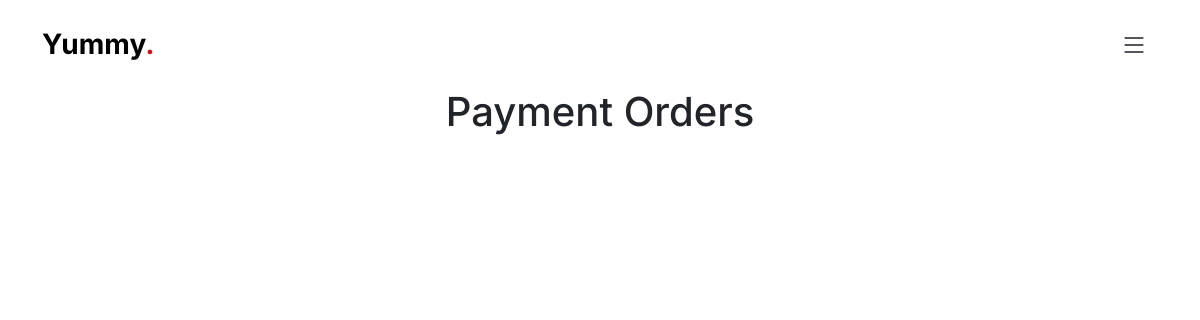
The app's page /admin.php, older data.
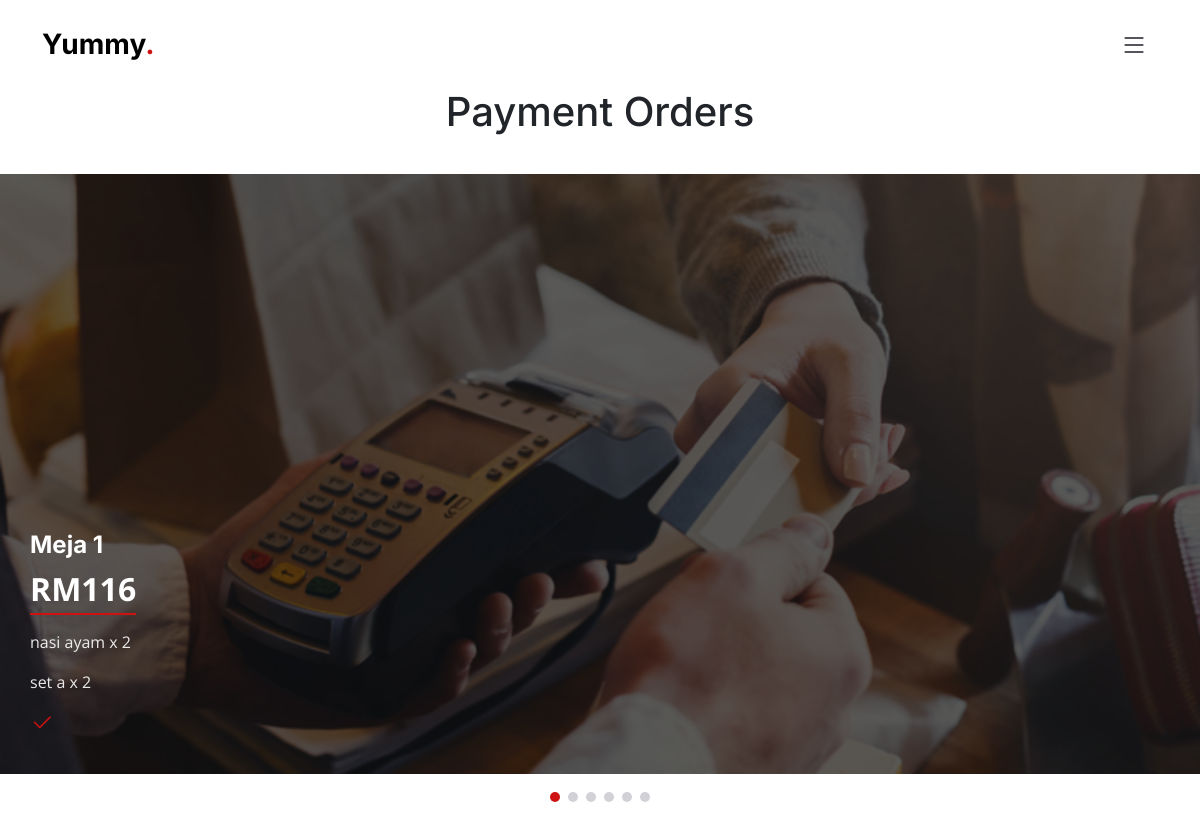
The same page, newer data.
### tables this page shows
CREATE TABLE IF NOT EXISTS `pesanan` (
  `id` int(8) NOT NULL AUTO_INCREMENT,
  `ref` varchar(255) NOT NULL,
  `tablen` int(8) NOT NULL,
  `item` text NOT NULL,
  `name` text NOT NULL,
  `image` text NOT NULL,
  `quantity` text NOT NULL,
  `tquantity` text NOT NULL,
  `price` text NOT NULL,
  `tprice` text NOT NULL,
  `timedate` text NOT NULL,
  `foodstate` int(11) NOT NULL,
  PRIMARY KEY (`id`)
);

### assets/controller/dbcontroller.php (called while the page is built, shortened)
<?php
class DBController
{
	private $host = "localhost";
	private $user = "root";
	private $password = "";
	private $database = "pesanmakanan";
	private $conn;
	function __construct()
	{
		$this->conn = $this->connectDB();
	}
	function connectDB()
	{
		$conn = mysqli_connect($this->host, $this->user, $this->password, $this->database);
		return $conn;
	}
	function runQuery($query)
	{
		$result = mysqli_query($this->conn, $query);
		while ($row = mysqli_fetch_assoc($result)) {
			$resultset[] = $row;
		}
		if (!empty($resultset))
			return $resultset;
	}
}
?>

### admin.php (the view, shortened to what this page needs)
<?php
require_once("assets/controller/dbcontroller.php");
$db_handle = new DBController();
?>
<!DOCTYPE html>
<html lang="en">
<head>
    <link href="assets/vendor/bootstrap/css/bootstrap.min.css" rel="stylesheet">
    <link href="assets/vendor/bootstrap-icons/bootstrap-icons.css" rel="stylesheet">
    <link href="assets/vendor/aos/aos.css" rel="stylesheet">
    <link href="assets/vendor/glightbox/css/glightbox.min.css" rel="stylesheet">
    <link href="assets/vendor/swiper/swiper-bundle.min.css" rel="stylesheet">
    <link href="assets/css/main.css" rel="stylesheet">
</head>
<body>
    <header id="header" class="header fixed-top d-flex align-items-center">
        <div class="container d-flex align-items-center justify-content-between">
            <a href="index.html" class="logo d-flex align-items-center me-auto me-lg-0">
                <h1>Yummy<span>.</span></h1>
            </a>
            <i class="mobile-nav-toggle mobile-nav-show bi bi-list"></i>
        </div>
    </header>
    <main id="main">
        <section id="events" class="events">
            <div class="container-fluid" data-aos="fade-up">
                <div class="section-header">
                    <h1>Payment Orders</h1>
                </div>
                <div class="slides-1 swiper" data-aos="fade-up" data-aos-delay="100">
                    <div class="swiper-wrapper">
                        <?php
                        $orders = $db_handle->runQuery("SELECT * FROM pesanan WHERE foodstate=3");
                        foreach ($orders as $order) { ?>
                        <div class="swiper-slide event-item d-flex flex-column justify-content-end"
                            style="background-image: url(assets/img/payment-systems.jpg)">
                            <h3>
                                <?php echo "Meja " . $order["tablen"] ?>
                            </h3>
                            <div class="price align-self-start">
                                <?php echo "RM" . $order["tprice"] ?>
                            </div>
                            <div class="row">
                                <?php
                            $namelist = json_decode($order["name"]);
                            $quantitylist = json_decode($order["quantity"]);
                            $quantityrow = 0;
                            foreach ($namelist as $name) { ?>
                                <p class="description">
                                    <?php echo $name . " x " . $quantitylist[$quantityrow] ?>
                                </p>
                                <?php } ?>
                                <h3><a href='?action="paid"&ref="<?php echo $order["ref"] ?>"'><i class="bi bi-check2"></i></a></h3>
                            </div>
                        </div>
                        <?php } ?>
                    </div>
                    <div class="swiper-pagination"></div>
                </div>
            </div>
        </section>
    </main>
</body>
</html>

### assets/css/main.css (style rules this page uses)
:root { --font-default: "Open Sans", system-ui, -apple-system, "Segoe UI", Roboto, "Helvetica Neue", Arial, "Noto Sans", "Liberation Sans", sans-serif, "Apple Color Emoji", "Segoe UI Emoji", "Segoe UI Symbol", "Noto Color Emoji"; --font-primary: "Amatic SC", sans-serif; --font-secondary: "Inter", sans-serif; }
:root { --color-default: #212529; --color-primary: #ce1212; --color-secondary: #37373f; }
:root { scroll-behavior: smooth; }
body { font-family: var(--font-default); color: var(--color-default); }
a { color: var(--color-primary); text-decoration: none; }
h1, h2, h3, h4, h5, h6 { font-family: var(--font-secondary); }
section { overflow: hidden; padding: 80px 0; }
.section-header { text-align: center; padding-bottom: 30px; }
.header { background: #fff; transition: all 0.5s; z-index: 997; height: 90px; border-bottom: 1px solid #fff; }
.header .logo h1 { font-size: 28px; font-weight: 700; color: #000; margin: 0; font-family: var(--font-secondary); }
.header .logo h1 span { color: var(--color-primary); }
section { scroll-margin-top: 90px; }
@media (max-width: 1279px) { .mobile-nav-show { color: var(--color-secondary); font-size: 28px; cursor: pointer; line-height: 0; transition: 0.5s; z-index: 9999; margin: 0 10px 0 20px; } }
.events .container-fluid { padding: 0; }
.events .event-item { background-size: cover; background-position: cente; min-height: 600px; padding: 30px; }
.events .event-item:before { content: ""; background: rgba(0, 0, 0, 0.6); position: absolute; inset: 0; }
.events .event-item h3 { font-size: 24px; font-weight: 700; margin-bottom: 5px; color: #fff; position: relative; }
.events .event-item .price { color: #fff; border-bottom: 2px solid var(--color-primary); font-size: 32px; font-weight: 700; margin-bottom: 15px; position: relative; }
.events .event-item .description { margin-bottom: 0; color: rgba(255, 255, 255, 0.9); position: relative; }
.events .swiper-pagination { margin-top: 20px; position: relative; }

Row changes from the older to the newer data that the page shows:
added pesanan: tablen "1", tprice "116", name "nasi ayam", quantity "2", name "set a"
